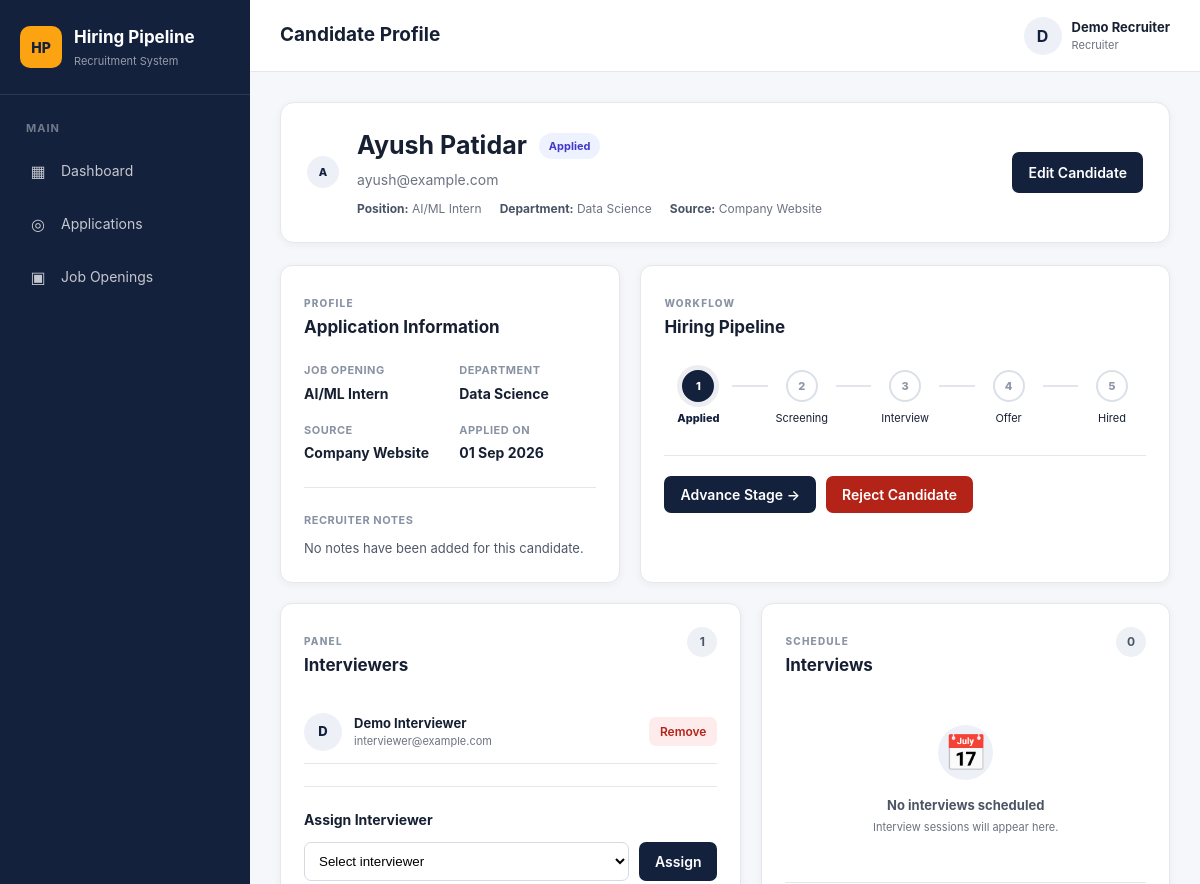
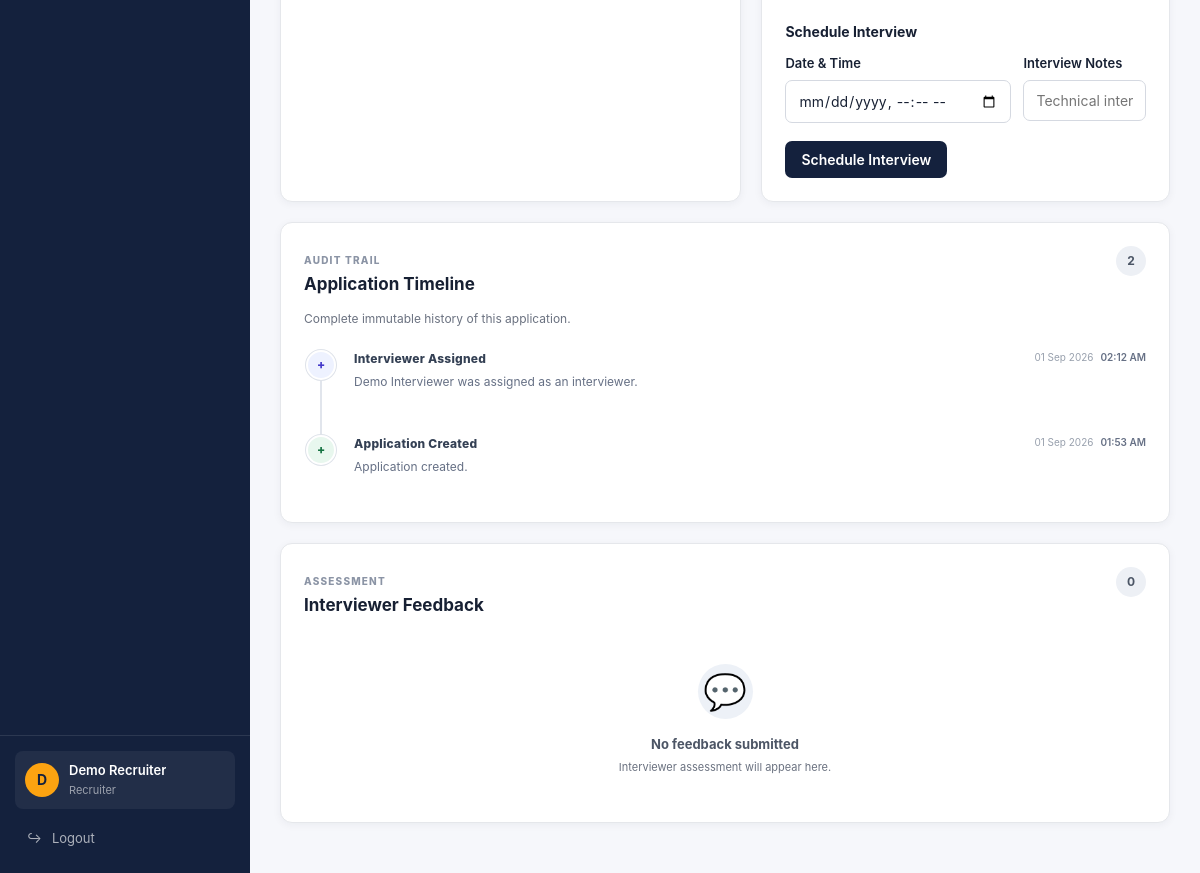
The page /applications/7 (signed in) on the database as committed earlier (2 pictures, top to bottom).
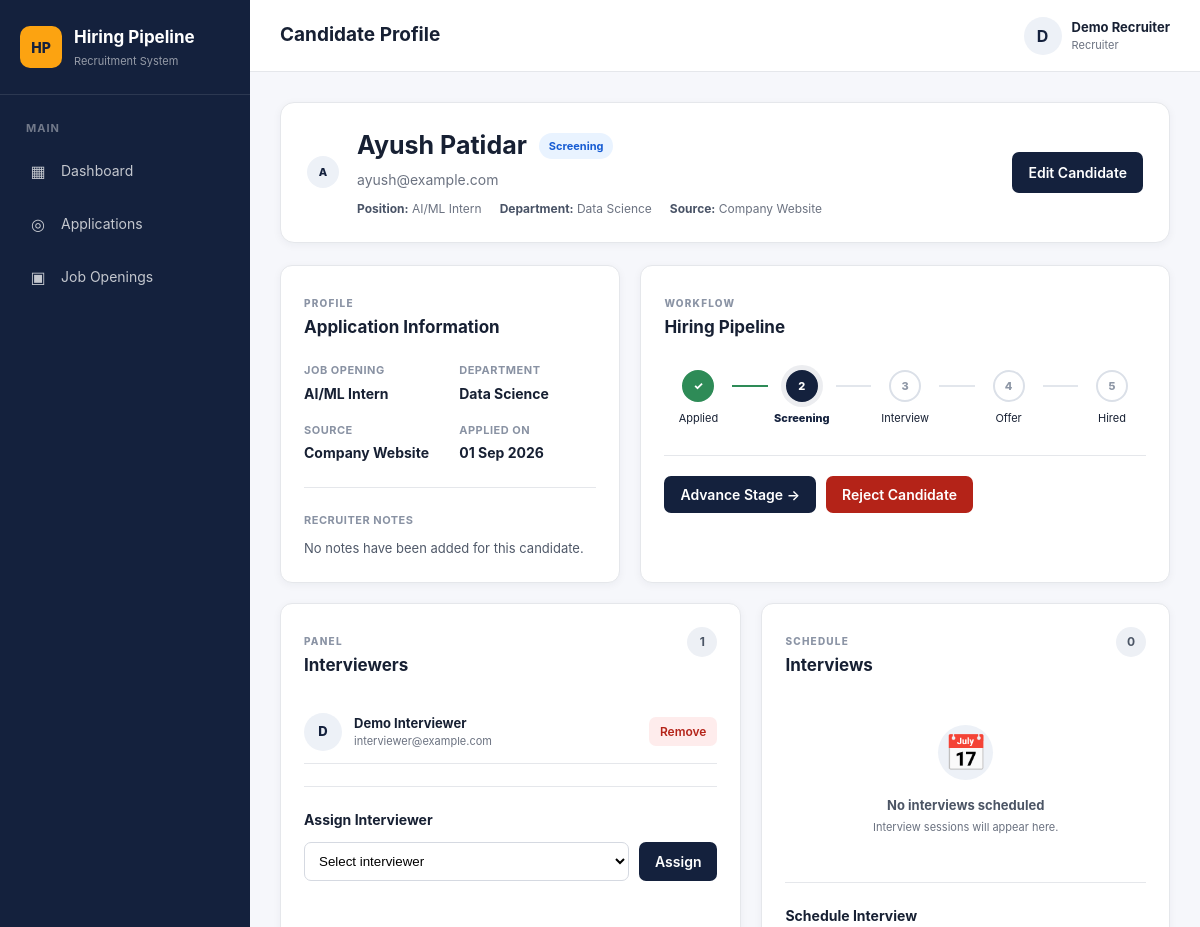
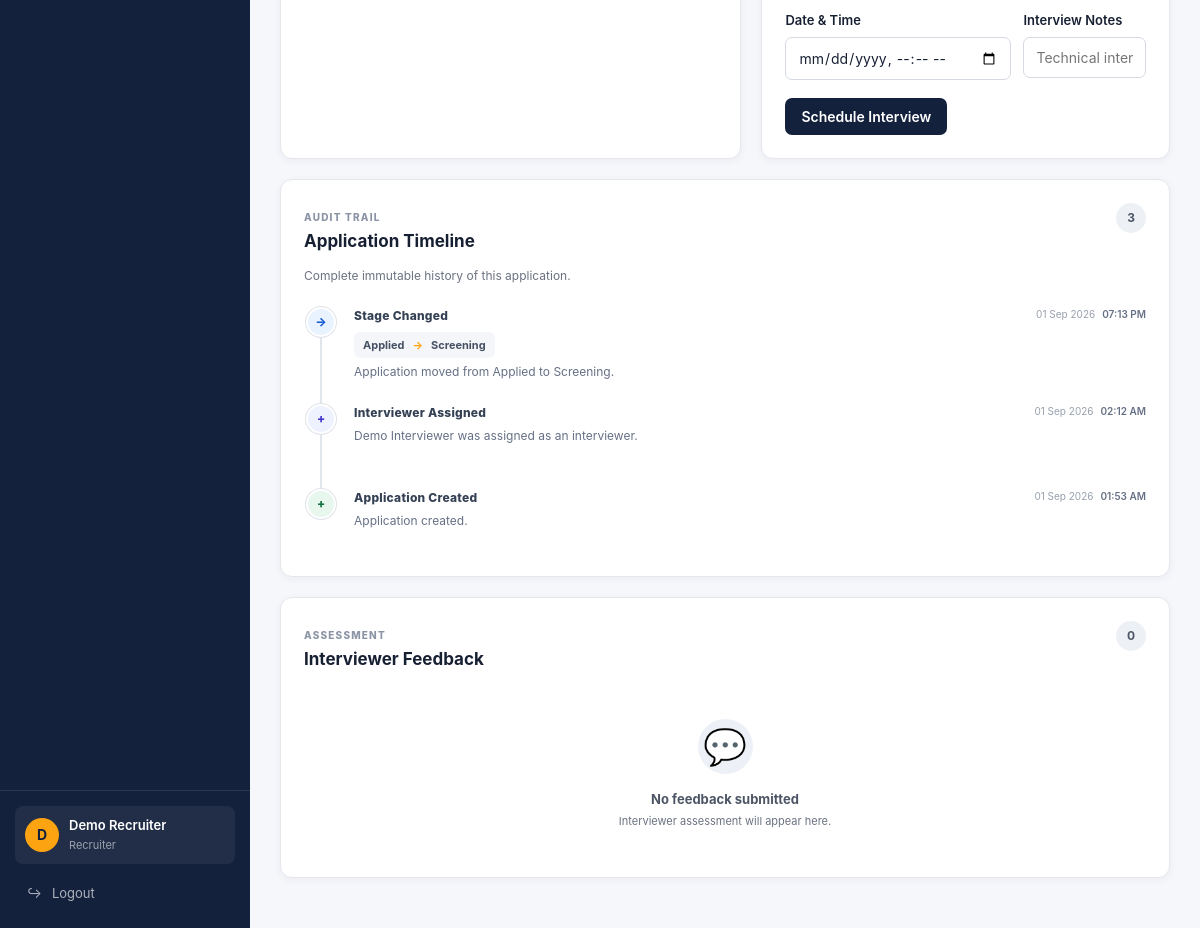
The same page on the database as committed later (2 pictures, top to bottom).
### models/application.py (models this page shows)
class Application(db.Model):
    __tablename__ = "applications"
    id = db.Column(
        db.Integer,
        primary_key=True
    )
    job_opening_id = db.Column(
        db.Integer,
        db.ForeignKey("job_openings.id"),
        nullable=False,
        index=True
    )
    candidate_name = db.Column(
        db.String(150),
        nullable=False
    )
    candidate_email = db.Column(
        db.String(150),
        nullable=False,
        index=True
    )
    source = db.Column(
        db.String(100),
        nullable=True
    )
    notes = db.Column(
        db.Text,
        nullable=True
    )
    stage = db.Column(
        db.String(30),
        nullable=False,
        default="Applied",
        index=True
    )
    applied_at = db.Column(
        db.DateTime,
        server_default=db.func.now()
    )
    stage_changed_at = db.Column(
        db.DateTime,
        server_default=db.func.now()
    )
    updated_at = db.Column(
        db.DateTime,
        server_default=db.func.now(),
        onupdate=db.func.now()
    )
    job = db.relationship(
        "JobOpening",
        back_populates="applications"
    )
    events = db.relationship(
        "ApplicationEvent",
        back_populates="application",
        lazy=True,
        order_by="ApplicationEvent.created_at"
    )

### models/interview.py (models this page shows)
class ApplicationInterviewer(db.Model):
    __tablename__ = "application_interviewers"
    application_id = db.Column(
        db.Integer,
        db.ForeignKey("applications.id"),
        primary_key=True
    )
    interviewer_id = db.Column(
        db.Integer,
        db.ForeignKey("users.id"),
        primary_key=True
    )
    assigned_at = db.Column(
        db.DateTime,
        server_default=db.func.now()
    )
    application = db.relationship(
        "Application",
        backref=db.backref(
            "interviewer_assignments",
            lazy=True
        )
    )
    interviewer = db.relationship(
        "User",
        backref=db.backref(
            "application_assignments",
            lazy=True
        )
    )

### models/user.py (models this page shows, shortened)
class User(UserMixin, db.Model):
    __tablename__ = "users"
    id = db.Column(db.Integer, primary_key=True)
    name = db.Column(db.String(100), nullable=False)
    email = db.Column(
        db.String(150),
        unique=True,
        nullable=False,
        index=True
    )
    password_hash = db.Column(db.String(255), nullable=False)
    role = db.Column(
        db.String(20),
        nullable=False
    )
    created_at = db.Column(
        db.DateTime,
        server_default=db.func.now()
    )

### models/event.py (models this page shows)
class ApplicationEvent(db.Model):
    __tablename__ = "application_events"
    id = db.Column(
        db.Integer,
        primary_key=True
    )
    application_id = db.Column(
        db.Integer,
        db.ForeignKey("applications.id"),
        nullable=False,
        index=True
    )
    event_type = db.Column(
        db.String(50),
        nullable=False
    )
    old_stage = db.Column(
        db.String(30),
        nullable=True
    )
    new_stage = db.Column(
        db.String(30),
        nullable=True
    )
    actor_id = db.Column(
        db.Integer,
        db.ForeignKey("users.id"),
        nullable=True
    )
    message = db.Column(
        db.Text,
        nullable=True
    )
    created_at = db.Column(
        db.DateTime,
        server_default=db.func.now()
    )
    application = db.relationship(
        "Application",
        back_populates="events"
    )

### routes/applications.py (the view, shortened to what this page needs)
@applications_bp.route("/<int:application_id>")
@role_required("recruiter", "interviewer")
def application_detail(application_id):
    application = db.session.get(
        Application,
        application_id
    )
    if not application:
        abort(404)
    interviewers = []
    if current_user.role == "recruiter":
        interviewers = (
            User.query
            .filter_by(role="interviewer")
            .order_by(User.name)
            .all()
        )
    return render_template(
        "applications/detail.html",
        application=application,
        interviewers=interviewers
    )

### utils/timezone.py (called while the page is built)
def to_ist(dt):
    if not dt:
        return None
    if dt.tzinfo is None:
        dt = dt.replace(tzinfo=timezone.utc)
    return dt.astimezone(IST)

### templates/applications/detail.html (shortened to what the changed rows need)
{% extends "base.html" %}
{% block content %}
<div class="candidate-hero">
    <div class="candidate-hero-main">
        <div class="candidate-avatar">
            {{ application.candidate_name[0]|upper }}
        </div>
        <div class="candidate-identity">
            <div class="candidate-name-row">
                <h1>
                    {{ application.candidate_name }}
                </h1>
                <span
                    class="candidate-stage-badge
                    stage-{{ application.stage|lower }}"
                >
                    {{ application.stage }}
                </span>
            </div>
            <p class="candidate-email">
                {{ application.candidate_email }}
            </p>
            <div class="candidate-meta">
                <span>
                    <strong>Position:</strong>
                    {{ application.job.title }}
                </span>
                <span>
                    <strong>Department:</strong>
                    {{ application.job.department }}
                </span>
                <span>
                    <strong>Source:</strong>
                    {{ application.source or "Not specified" }}
                </span>
            </div>
        </div>
    </div>
</div>
<div class="candidate-top-grid">
    <div class="candidate-card">
        <div class="card-heading">
            <div>
                <h2>
                    Application Information
                </h2>
            </div>
        </div>
        <div class="candidate-info-grid">
            <div class="info-item">
                <span class="info-label">
                    Source
                </span>
                <strong>
                    {{ application.source or "-" }}
                </strong>
            </div>
            <div class="info-item">
                <span class="info-label">
                    Applied On
                </span>
                <strong>
                    {% if application.applied_at %}
                        {{ (application.applied_at | ist).strftime(
                            "%d %b %Y"
                        ) }}
                    {% else %}
                        -
                    {% endif %}
                </strong>
            </div>
        </div>
        <div class="candidate-notes">
            <span class="info-label">
                Recruiter Notes
            </span>
            <p>
                {{ application.notes or "No notes have been added for this candidate." }}
            </p>
        </div>
    </div>
    <div class="candidate-card pipeline-card">
        <div class="card-heading">
            <div>
                <h2>
                    Hiring Pipeline
                </h2>
            </div>
        </div>
        {% set stages = [
            "Applied",
            "Screening",
            "Interview",
            "Offer",
            "Hired"
        ] %}
        <div class="modern-pipeline">
            {% for stage in stages %}
                <div class="modern-stage">
                    <div
                        class="stage-circle
                        {% if application.stage == stage %}
                            stage-current
                        {% elif application.stage != 'Rejected'
                              and stages.index(application.stage)
                                  > stages.index(stage) %}
                            stage-complete
                        {% endif %}"
                    >
                        {% if application.stage != "Rejected"
                              and stages.index(application.stage)
                                  > stages.index(stage) %}
                            ✓
                        {% else %}
                            {{ loop.index }}
                        {% endif %}
                    </div>
                    <span
                        class="
                        {% if application.stage == stage %}
                            stage-label-current
                        {% endif %}
                        "
                    >
                        {{ stage }}
                    </span>
                </div>
                {% if not loop.last %}
                    <div
                        class="stage-line
                        {% if application.stage != 'Rejected'
                              and stages.index(application.stage)
                                  > stages.index(stage) %}
                            line-complete
                        {% endif %}"
                    ></div>
                {% endif %}
            {% endfor %}
        </div>
    </div>
</div>
<div class="candidate-middle-grid">
    <div class="candidate-card">
        <div class="card-heading">
            <div>
                <h2>
                    Interviewers
                </h2>
            </div>
        </div>
        {% if application.interviewer_assignments %}
            <div class="interviewer-list">
                {% for assignment in
                    application.interviewer_assignments %}
                    <div class="modern-panel-member">
                        <div class="panel-avatar">
                            {{ assignment.interviewer.name[0]|upper }}
                        </div>
                        <div class="panel-person">
                            <strong>
                                {{ assignment.interviewer.name }}
                            </strong>
                            <span>
                                {{ assignment.interviewer.email }}
                            </span>
                        </div>
                        {% if current_user.role == "recruiter" %}
                            <form
                                method="POST"
                                action="{{ url_for(
                                    'interviews.remove_interviewer',
                                    application_id=application.id,
                                    interviewer_id=assignment.interviewer_id
                                ) }}"
                            >
                                <button
                                    type="submit"
                                    class="small-btn danger"
                                    onclick="return confirm(
                                        'Remove this interviewer?'
                                    )"
                                >
                                    Remove
                                </button>
                            </form>
                        {% endif %}
                    </div>
                {% endfor %}
            </div>
        {% endif %}
    </div>
    <div class="candidate-card">
        <div class="card-heading">
            <div>
                <h2>
                    Interviews
                </h2>
            </div>
        </div>
    </div>
</div>
<div class="candidate-card history-card">
    <div class="card-heading">
        <div>
            <span class="card-eyebrow">
            </span>
            <h2>
                Application Timeline
            </h2>
            <p class="section-description">
            </p>
        </div>
        <span class="card-count">
            {{ application.events|length }}
        </span>
    </div>
    {% if application.events %}
        <div class="modern-timeline">
            {% for event in application.events|reverse %}
                <div class="modern-timeline-item">
                    <div class="timeline-rail">
                        <div
                            class="timeline-dot
                            event-{{ event.event_type|lower }}"
                        >
                            {% if event.event_type == "APPLICATION_CREATED" %}
                                +
                            {% elif event.event_type == "STAGE_CHANGED" %}
                                →
                            {% elif event.event_type == "REJECTED" %}
                                ×
                            {% elif event.event_type == "REINSTATED" %}
                                ↺
                            {% elif event.event_type == "INTERVIEWER_ASSIGNED" %}
                                +
                            {% elif event.event_type == "INTERVIEWER_REMOVED" %}
                                −
                            {% elif event.event_type ==
                                    "INTERVIEW_SCHEDULED" %}
                                ◷
                            {% elif event.event_type ==
                                    "INTERVIEW_FEEDBACK_SUBMITTED" %}
                                ✓
                            {% else %}
                                •
                            {% endif %}
                        </div>
                        {% if not loop.last %}
                            <div class="timeline-line"></div>
                        {% endif %}
                    </div>
                    <div class="timeline-event-card">
                        <div class="timeline-event-header">
                            <span class="event-name">
                                {{ event.event_type
                                    .replace("_", " ")
                                    |title }}
                            </span>
                            {% if event.created_at %}
                                <span class="event-time">
                                    {{ (event.created_at | ist).strftime(
                                        "%d %b %Y"
                                    ) }}
                                    <strong>
                                        {{ (event.created_at | ist).strftime(
                                            "%I:%M %p"
                                        ) }}
                                    </strong>
                                </span>
                            {% endif %}
                        </div>
                        {% if event.old_stage
                              and event.new_stage %}
                            <div class="stage-transition">
                                <span>
                                    {{ event.old_stage }}
                                </span>
                                <span class="transition-arrow">
                                    →
                                </span>
                                <span>
                                    {{ event.new_stage }}
                                </span>
                            </div>
                        {% endif %}
                        {% if event.message %}
                            <p class="event-message">
                                {{ event.message }}
                            </p>
                        {% endif %}
                    </div>
                </div>
            {% endfor %}
        </div>
    {% endif %}
</div>
<div class="candidate-card feedback-section">
    <div class="card-heading">
        <div>
            <h2>
                Interviewer Feedback
            </h2>
        </div>
    </div>
</div>
{% endblock %}

Rows that differ between the two databases and show on the page:
changed Application "Ayush Patidar": stage "Applied" → "Screening"
added ApplicationEvent: event_type "Stage Changed", created_at "01 Sep 2026", created_at "07:13 PM", old_stage "Applied", new_stage "Screening", message "Application moved from Applied to Screening."
Other text that changed with them:
{{ application.events|length }}: "2" → "3"
list line gone: "1"
